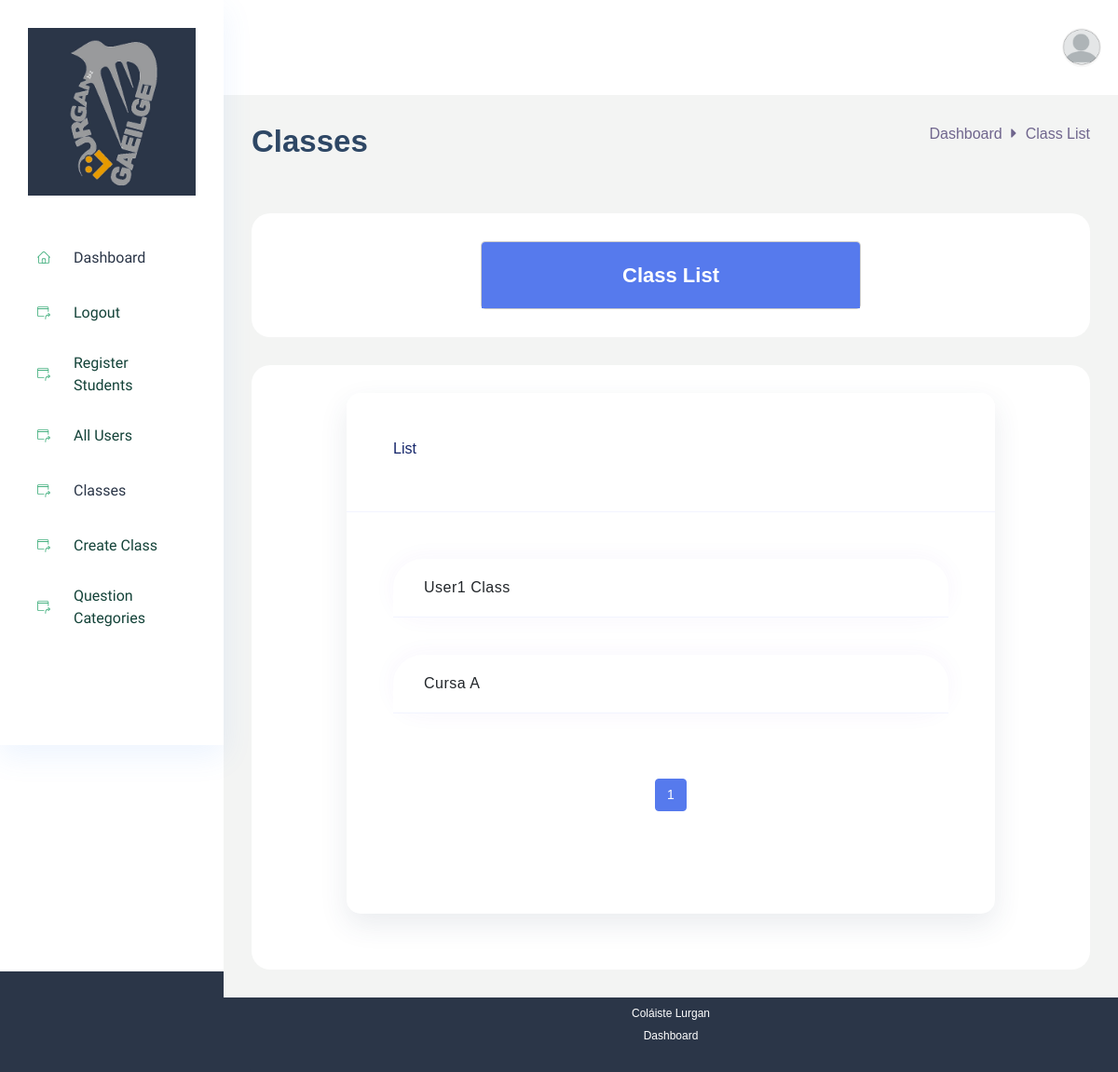
Page /cohorts_list (signed in) on the committed database.
### authuser/models.py (models this page shows, shortened)
class User(AbstractBaseUser,PermissionsMixin):
    email = models.EmailField(unique=True)
    username = models.CharField(max_length=255,blank=True)
    address = models.CharField(max_length=255,blank=True)
    phone_number = models.CharField(max_length=255,blank=True,default='')
    avatar = models.ImageField(null=True,default='profile/avatar.png',upload_to=user_directory_path)
    ROLE_CHOICES = (
        ('student', 'Student'),
        ('teacher', 'Teacher'),
        ('admin', 'Admin'),
    )
    role = models.CharField(max_length=20,choices=ROLE_CHOICES,default='student')
    is_active =models.BooleanField(default=True)
    is_staff = models.BooleanField(default=False)
    is_superuser = models.BooleanField(default=False)
    created = models.DateTimeField(auto_now_add=True)
    updated = models.DateTimeField(auto_now=True)
    first_login = models.BooleanField(default=True)
    objects = CustomUserManager()
    USERNAME_FIELD = 'email'
    EMAIL_FIELD = 'email'
    REQUIRED_FIELDS = []
    class Meta:
        app_label = 'authuser'

### project/models.py (models this page shows, shortened)
class Cohorts(models.Model):
    classname               = models.CharField(max_length=20,default='')
    updated=models.DateTimeField(auto_now=True)
    created = models.DateTimeField(auto_now_add=True)
    class Meta:
        ordering=['-updated','-created']

### project/views.py (the view)
# urls.py: path('cohorts_list', views.cohortlist, name='cohorts_list'),
@login_required(login_url='login')
def cohortlist(request):
    user_role = request.user.role
    if user_role == 'teacher' or user_role == 'admin':
        cohorts = Cohorts.objects.all()
        p = Paginator(cohorts,5)
        page_number = request.GET.get('page')
        cohorts = p.get_page(page_number)
    context = {'cohorts':cohorts}
    return render(request,'project/cohorts.html',context)

### project/templates/project/cohorts.html (shortened to what this page needs)
{% extends 'base.html' %}
{% load static %}
{% block content %}
    <section class="main_content dashboard_part large_header_bg">
        {% include 'includes/topbar.html' %}
        <div class="main_content_iner ">
            <div class="container-fluid p-0">
                <div class="row justify-content-center">
                    <div class="col-12">
                        <div class="dashboard_header mb_50">
                            <div class="row">
                                <div class="col-lg-6">
                                    <div class="dashboard_header_title">
                                        <h3>Classes</h3>
                                    </div>
                                </div>
                                <div class="col-lg-6">
                                    <div class="dashboard_breadcam text-end">
                                        <p><a href="{% url 'home' %}">Dashboard</a> <i class="fas fa-caret-right"></i> Class List
                                        </p>
                                    </div>
                                </div>
                            </div>
                        </div>
                    </div>
                    <div class="col-lg-12">
                        <div class="white_box mb_30">
                            <div class="row justify-content-center">
                                <div class="col-lg-6">
                                    <div class="modal-content cs_modal">
                                        <div class="modal-header justify-content-center theme_bg_1">
                                            <h5 class="modal-title text_white">Class List</h5>
                                        </div>
                                    </div>
                                </div>
                            </div>
                        </div>
                        <div class="white_box">
                            <div class="row justify-content-center">
                                <div class="col-lg-10">
                                    <div class="card_box box_shadow position-relative mb_30">
                                    <div class="white_box_tittle ">
                                    <div class="main-title2 ">
                                    <h4 class="mb-2 nowrap">List</h4>
                                    </div>
                                    </div>
                                    <div class="box_body">
                                    <div class="default-according" id="accordion">
                                        {% for cohort in cohorts %}
                                        <div class="card">
                                    <div class="card-header" id="headingOne">
                                    <h5 class="mb-0">
                                    <a class="btn  collapsed" href="{% url 'cohort_details' cohort.id %}" data-bs-toggle="collapse" data-bs-target="#collapseOne" aria-expanded="false" aria-controls="collapseOne">{{cohort.classname}}</a>
                                    </h5>
                                    </div>
                                    </div>
                                    {% endfor %}
                                    <div class="col-lg-12">
                                        <div class="white_box mb_30">
                                            <nav aria-label="Page navigation example">
                                                <ul class="pagination justify-content-center">
                                                    {% for num in cohorts.paginator.page_range %}
                                                        <li class="page-item {% if num == cohorts.number %} active clr{% endif %}">
                                                            <a class="page-link"   href="?page={{ num }}">{{ num }}</a>
                                                        </li>
                                                    {% endfor %}
                                                </ul>
                                            </nav>
                                        </div>
                                    </div>
                                    </div>
                                    </div>
                                    </div>
                                    </div>
                            </div>
                        </div>
                    </div>
                </div>
            </div>
        </div>
        {% endblock %}

### templates/includes/topbar.html (shortened to what this page needs)
{% load static %}
<div class="container-fluid g-0">
    <div class="row">
    <div class="col-lg-12 p-0">
    <div class="header_iner d-flex justify-content-between align-items-center">
    <div class="header_right d-flex justify-content-between align-items-center">
        {% if user.is_authenticated %}
    <div class="profile_info">
        {% if request.user.avatar %}
        <img src=" {{ request.user.avatar.url }} " alt="profile image">
        {% else %}
        <p>else is working</p>
        <img src="{% static 'img/avatar.png' %}" alt="profile image">
        {% endif %}
        {% else %}
        <a href="{% url 'login' %}">Log In</a>
        {% endif%}
    </div>
    </div>
    </div>
    </div>
    </div>
    </div>

### static/css/mystyle.css (style rules this page uses)
.clr > a { background-color: #567AED !important; border-color: #567AED !important; }

### rows in the picture
User: user.avatar (placeholder picture)
Cohorts: classname "User1 Class"
Cohorts: classname "Cursa A"

### other values in the picture
{{ num }} "1"
